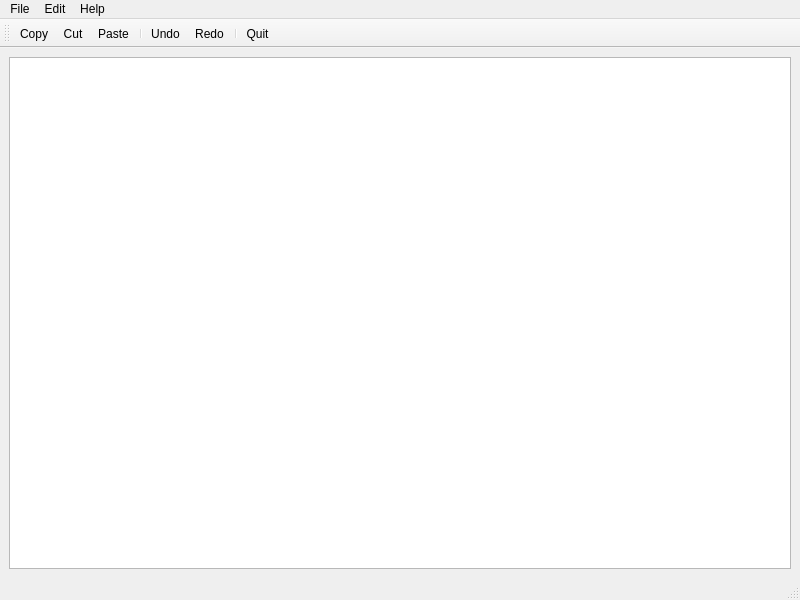
<?xml version="1.0" encoding="UTF-8"?>
<ui version="4.0">
 <class>MainWindow</class>
 <widget class="QMainWindow" name="MainWindow">
  <property name="geometry">
   <rect>
    <x>0</x>
    <y>0</y>
    <width>800</width>
    <height>600</height>
   </rect>
  </property>
  <property name="windowTitle">
   <string>MainWindow</string>
  </property>
  <widget class="QWidget" name="centralwidget">
   <layout class="QVBoxLayout" name="verticalLayout">
    <item>
     <widget class="QTextEdit" name="textEdit"/>
    </item>
   </layout>
  </widget>
  <widget class="QMenuBar" name="menubar">
   <property name="geometry">
    <rect>
     <x>0</x>
     <y>0</y>
     <width>800</width>
     <height>21</height>
    </rect>
   </property>
   <widget class="QMenu" name="menuFile">
    <property name="title">
     <string>File</string>
    </property>
    <addaction name="actionQuit"/>
   </widget>
   <widget class="QMenu" name="menuEdit">
    <property name="title">
     <string>Edit</string>
    </property>
    <addaction name="actionCopy"/>
    <addaction name="actionCut"/>
    <addaction name="actionPaste"/>
    <addaction name="separator"/>
    <addaction name="actionUndo"/>
    <addaction name="actionRedo"/>
   </widget>
   <widget class="QMenu" name="menuHelp">
    <property name="title">
     <string>Help</string>
    </property>
    <addaction name="actionAbout"/>
    <addaction name="actionAbout_Qt"/>
   </widget>
   <addaction name="menuFile"/>
   <addaction name="menuEdit"/>
   <addaction name="menuHelp"/>
  </widget>
  <widget class="QStatusBar" name="statusbar"/>
  <widget class="QToolBar" name="toolBar">
   <property name="windowTitle">
    <string>toolBar</string>
   </property>
   <attribute name="toolBarArea">
    <enum>TopToolBarArea</enum>
   </attribute>
   <attribute name="toolBarBreak">
    <bool>false</bool>
   </attribute>
   <addaction name="actionCopy"/>
   <addaction name="actionCut"/>
   <addaction name="actionPaste"/>
   <addaction name="separator"/>
   <addaction name="actionUndo"/>
   <addaction name="actionRedo"/>
   <addaction name="separator"/>
   <addaction name="actionQuit"/>
  </widget>
  <action name="actionQuit">
   <property name="icon">
    <iconset resource="resource.qrc">
     <normaloff>:/images/quitIcon.png</normaloff>:/images/quitIcon.png</iconset>
   </property>
   <property name="text">
    <string>Quit</string>
   </property>
  </action>
  <action name="actionCopy">
   <property name="icon">
    <iconset resource="resource.qrc">
     <normaloff>:/images/copyIcon.png</normaloff>:/images/copyIcon.png</iconset>
   </property>
   <property name="text">
    <string>Copy</string>
   </property>
  </action>
  <action name="actionCut">
   <property name="icon">
    <iconset resource="resource.qrc">
     <normaloff>:/images/cutIcon.png</normaloff>:/images/cutIcon.png</iconset>
   </property>
   <property name="text">
    <string>Cut</string>
   </property>
  </action>
  <action name="actionUndo">
   <property name="icon">
    <iconset resource="resource.qrc">
     <normaloff>:/images/undoIcon.png</normaloff>:/images/undoIcon.png</iconset>
   </property>
   <property name="text">
    <string>Undo</string>
   </property>
  </action>
  <action name="actionRedo">
   <property name="icon">
    <iconset resource="resource.qrc">
     <normaloff>:/images/redoIcon.png</normaloff>:/images/redoIcon.png</iconset>
   </property>
   <property name="text">
    <string>Redo</string>
   </property>
  </action>
  <action name="actionAbout">
   <property name="icon">
    <iconset resource="resource.qrc">
     <normaloff>:/images/aboutIcon.png</normaloff>:/images/aboutIcon.png</iconset>
   </property>
   <property name="text">
    <string>About</string>
   </property>
  </action>
  <action name="actionAbout_Qt">
   <property name="icon">
    <iconset resource="resource.qrc">
     <normaloff>:/images/aboutQtIcon.png</normaloff>:/images/aboutQtIcon.png</iconset>
   </property>
   <property name="text">
    <string>About Qt</string>
   </property>
  </action>
  <action name="actionPaste">
   <property name="icon">
    <iconset resource="resource.qrc">
     <normaloff>:/images/pasteIcon.png</normaloff>:/images/pasteIcon.png</iconset>
   </property>
   <property name="text">
    <string>Paste</string>
   </property>
  </action>
 </widget>
 <resources>
  <include location="resource.qrc"/>
 </resources>
 <connections/>
</ui>
